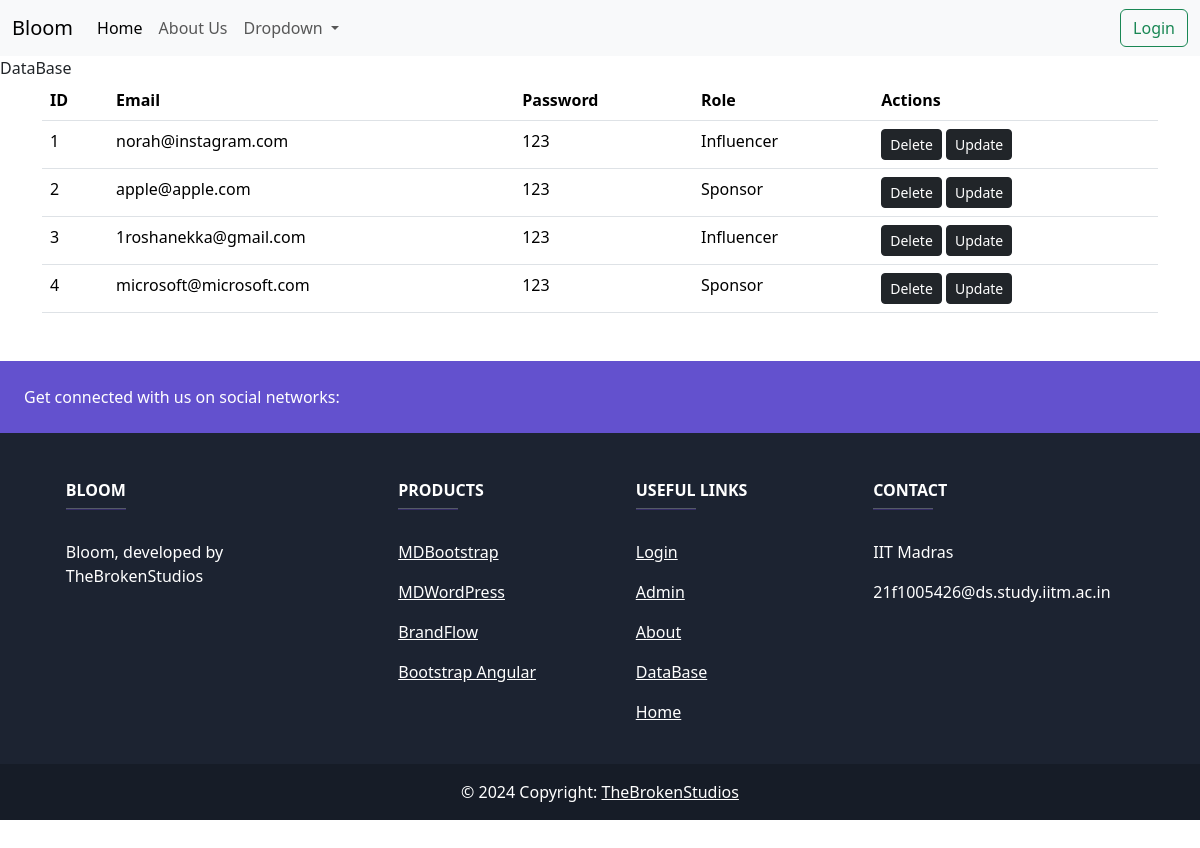
Page /data on the committed database.
### app.py (models this page shows)
class BloomData(db.Model):
    __tablename__ = 'bloomdata'
    id = db.Column(db.Integer, primary_key=True)
    email = db.Column(db.String(30), unique=True, nullable=False)
    password = db.Column(db.String(30), nullable=False)
    role = db.Column(db.String(30), nullable=False)
    influencer_data = db.relationship("influencerData", uselist=False, back_populates='bloomdata', cascade="all, delete-orphan")
    sponsor_data = db.relationship("sponsorData", uselist=False, back_populates='bloomdata', cascade="all, delete-orphan")

### app.py (the view)
@app.route("/data", methods=['GET'])
def data():
    data = BloomData.query.all()
    return render_template('data.html', data=data)

### templates/data.html (shortened to what this page needs)
{% extends 'base.html' %}
{% block body %}DataBase
        <div class="container">
            <table class="table">
                <thead>
                    <tr>
                        <th scope="col">ID</th>
                        <th scope="col">Email</th>
                        <th scope="col">Password</th>
                        <th scope="col">Role</th>
                        <th scope="col">Actions</th>
                    </tr>
                </thead>
                {% for entries in data %}
                <tr>
                    <td>{{ entries.id }}</td>
                    <td>{{ entries.email }}</td>
                    <td>{{ entries.password }}</td>
                    <td>{{ entries.role }}</td>
                    <td>
                        <a href="/delete/{{entries.id}}", type="button", class="btn btn-dark btn-sm">Delete</a>
                        <a href="/update/{{entries.id}}", type="button", class="btn btn-dark btn-sm">Update</a>
                    </td>
                </tr>
                {% endfor %}
            </table>
        </div>
{% endblock body %}

### templates/base.html (shortened to what this page needs)
<!doctype html>
<html lang="en">
<head>
    <link rel="stylesheet" href="{{ url_for('static', filename='css/style.css') }}">
    <link href="https://cdn.jsdelivr.net/npm/bootstrap@5.3.3/dist/css/bootstrap.min.css" rel="stylesheet"
>
</head>
<body>
        <nav class="navbar navbar-expand-lg bg-body-tertiary">
            <div class="container-fluid">
                <a class="navbar-brand" href="/">Bloom</a>
                <div class="collapse navbar-collapse" id="navbarSupportedContent">
                    <ul class="navbar-nav me-auto mb-2 mb-lg-0">
                        <li class="nav-item">
                            <a class="nav-link active" aria-current="page" href="/">Home</a>
                        </li>
                        <li class="nav-item">
                            <a class="nav-link" href="#">About Us</a>
                        </li>
                        <li class="nav-item dropdown">
                            <a class="nav-link dropdown-toggle" href="#" role="button" data-bs-toggle="dropdown"
                                aria-expanded="false">
                                Dropdown
                            </a>
                        </li>
                    </ul>
                    <button class="btn btn-outline-success" onclick="redirectToNewPage()">Login</button>
                </div>
            </div>
        </nav>
        {% block body %}
        {% endblock body %}
        <div class="container-fluid my-5 p-0">
            <footer
                    class="text-center text-lg-start text-white"
                    style="background-color: #1c2331"
                    >
            <section
                    class="d-flex justify-content-between p-4"
                    style="background-color: #6351ce"
                    >
                <div class="me-5">
                <span>Get connected with us on social networks:</span>
                </div>
                <div>
                </div>
            </section>
            <section class="">
                <div class="container text-center text-md-start mt-5">
                <div class="row mt-3">
                    <div class="col-md-3 col-lg-4 col-xl-3 mx-auto mb-4">
                    <h6 class="text-uppercase fw-bold">Bloom</h6>
                    <hr
                        class="mb-4 mt-0 d-inline-block mx-auto"
                        style="width: 60px; background-color: #7c4dff; height: 2px"
                        />
                    <p>
                        Bloom, developed by TheBrokenStudios
                    </p>
                    </div>
                    <div class="col-md-2 col-lg-2 col-xl-2 mx-auto mb-4">
                    <h6 class="text-uppercase fw-bold">Products</h6>
                    <hr
                        class="mb-4 mt-0 d-inline-block mx-auto"
                        style="width: 60px; background-color: #7c4dff; height: 2px"
                        />
                    <p>
                        <a href="#!" class="text-white">MDBootstrap</a>
                    </p>
                    <p>
                        <a href="#!" class="text-white">MDWordPress</a>
                    </p>
                    <p>
                        <a href="#!" class="text-white">BrandFlow</a>
                    </p>
                    <p>
                        <a href="#!" class="text-white">Bootstrap Angular</a>
                    </p>
                    </div>
                    <div class="col-md-3 col-lg-2 col-xl-2 mx-auto mb-4">
                    <h6 class="text-uppercase fw-bold">Useful links</h6>
                    <hr
                        class="mb-4 mt-0 d-inline-block mx-auto"
                        style="width: 60px; background-color: #7c4dff; height: 2px"
                        />
                    <p>
                        <a href="/login" class="text-white">Login</a>
                    </p>
                    <p>
                        <a href="/admin" class="text-white">Admin</a>
                    </p>
                    <p>
                        <a href="/about" class="text-white">About</a>
                    </p>
                    <p>
                        <a href="/data" class="text-white">DataBase</a>
                    </p>
                    <p>
                        <a href="/" class="text-white">Home</a>
                    </p>
                    </div>
                    <div class="col-md-4 col-lg-3 col-xl-3 mx-auto mb-md-0 mb-4">
                    <h6 class="text-uppercase fw-bold">Contact</h6>
                    <hr
                        class="mb-4 mt-0 d-inline-block mx-auto"
                        style="width: 60px; background-color: #7c4dff; height: 2px"
                        />
                    <p> IIT Madras </p>
                    <p> 21f1005426@ds.study.iitm.ac.in </p>
                    </div>
                </div>
                </div>
            </section>
            <div
                class="text-center p-3"
                style="background-color: rgba(0, 0, 0, 0.2)">
                © 2024 Copyright:
                <a class="text-white" href="">TheBrokenStudios</a>
            </div>
            </footer>
        </div>
</body>
</html>

### rows in the picture
BloomData: id "1", email "norah@instagram.com", password "123", role "Influencer"
BloomData: id "2", email "apple@apple.com", password "123", role "Sponsor"
BloomData: id "3", email "1roshanekka@gmail.com", password "123", role "Influencer"
BloomData: id "4", email "microsoft@microsoft.com", password "123", role "Sponsor"
